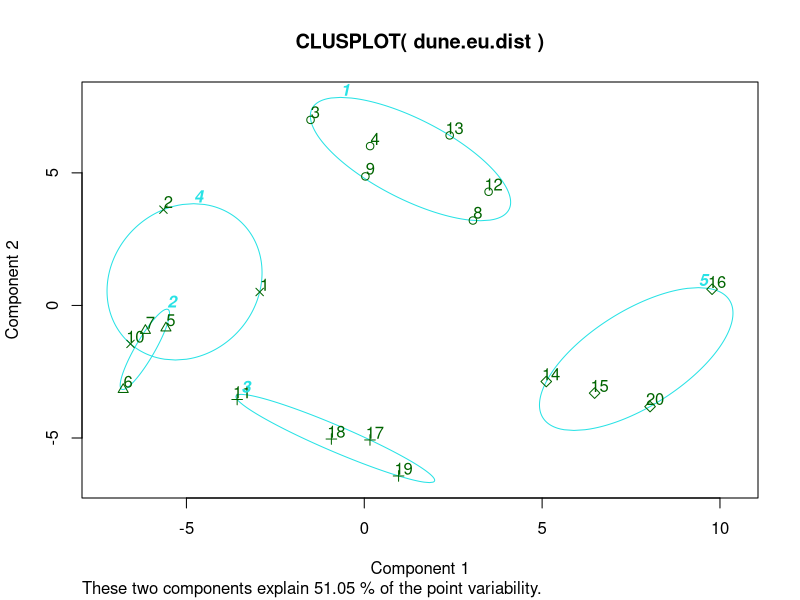
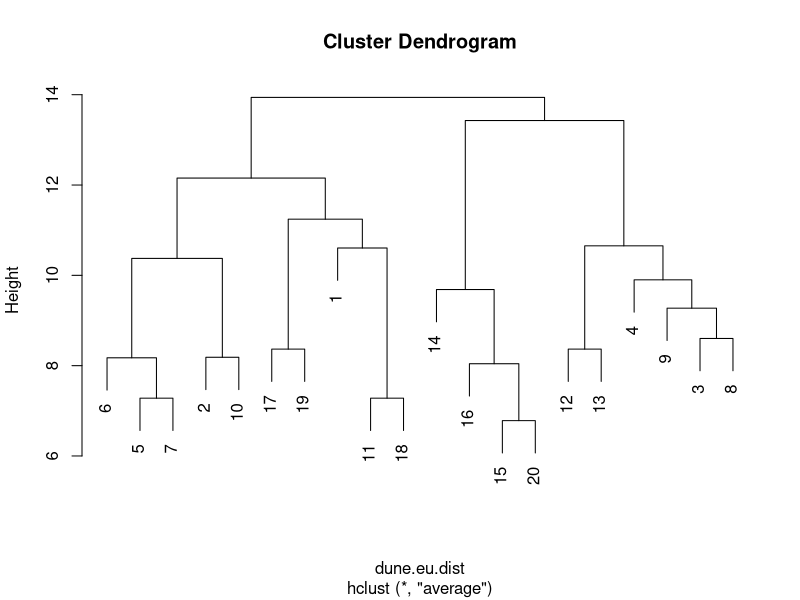
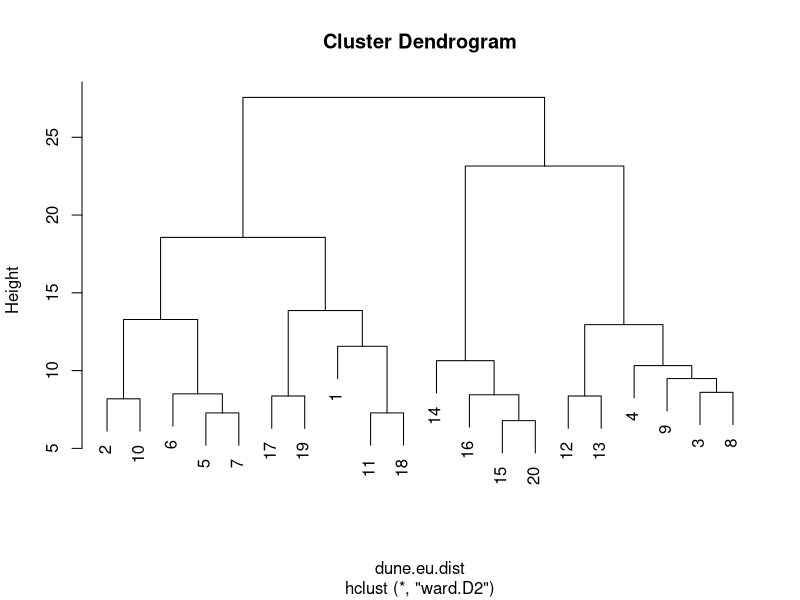
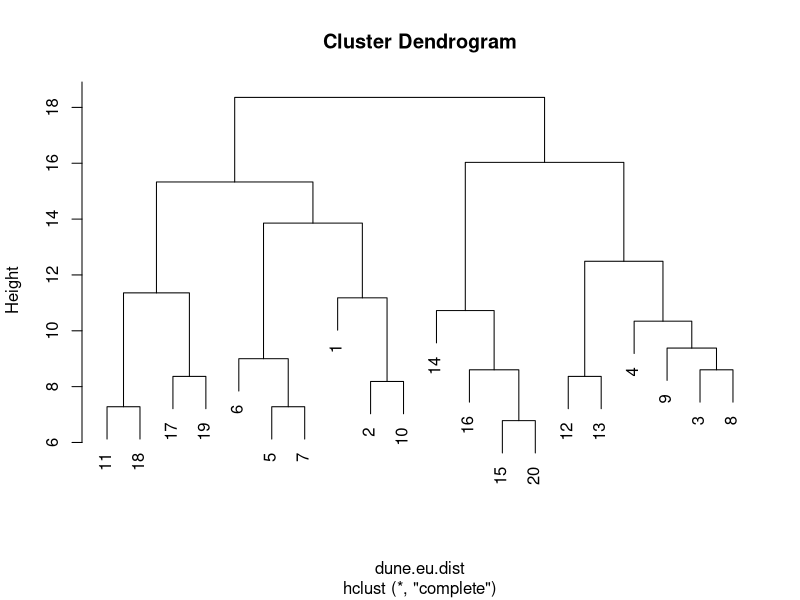
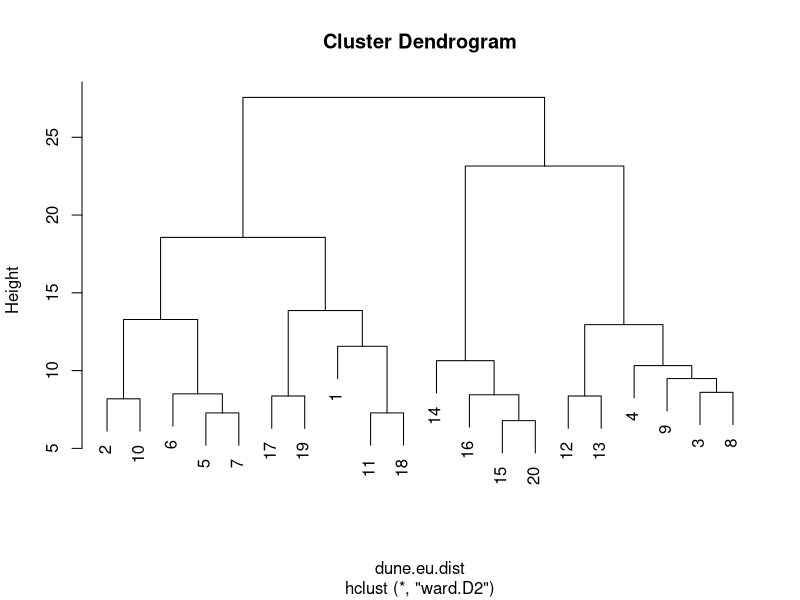
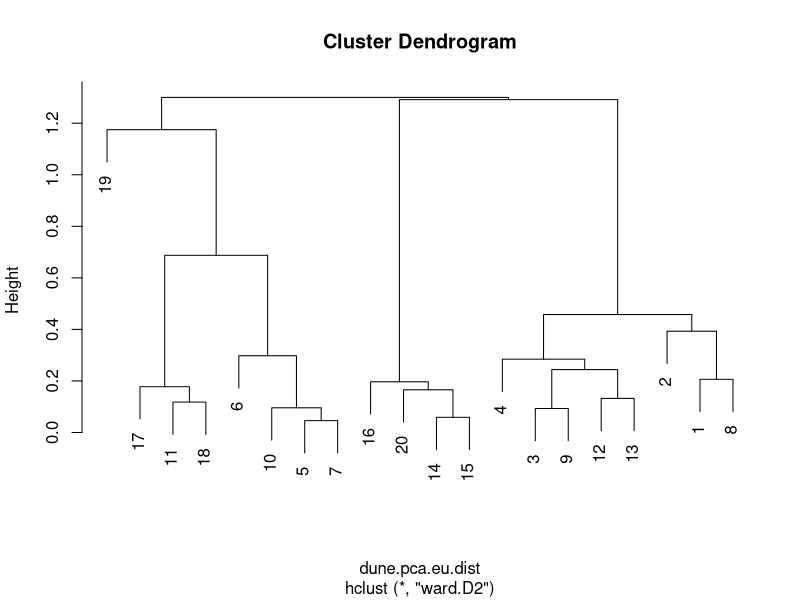

Recreate these plots in R, in order.
## ---- chunk 1
library(vegan)
library(cluster)
data(dune)
?dune


### non hierarchical clustering: kmeans
dune.kc5 <- kmeans(dune,
                   centers = 5) # check reference to choose k (centers)
class(dune.kc5)
dune.kc5$cluster

dune.eu.dist <- dist(dune,
                     method = "euclidean")
clusplot(x=dune.eu.dist,
         diss = TRUE,
         clus = dune.kc5$cluste,
         lines = 0,
         labels = 2)
## ---- chunk 2
dune.eu.dist <- dist(dune,
                     method = "euclidean")
dune.eu.dist.ac <- hclust(dune.eu.dist,
                  method = "average")
dune.eu.dist.wc <- hclust(dune.eu.dist,
                  method = "ward.D2")
dune.eu.dist.cc <- hclust(dune.eu.dist,
                  method = "complete")
## ---- chunk 3
plot(dune.eu.dist.ac)
plot(dune.eu.dist.wc)
plot(dune.eu.dist.cc)
## ---- chunk 4
table(cutree(dune.eu.dist.ac,
             k = 5),
      cutree(dune.eu.dist.wc,
             k = 5),
      cutree(dune.eu.dist.cc,
             k = 5))
## ---- chunk 5
dune.pca <- rda(dune,
                scale = T)
dune.pca.eu.dist <- dist(dune.pca$CA$u[,1:3],
                         method = "euclidean")
dune.pca.eu.dist.wc <- hclust(dune.pca.eu.dist,
                              method = "ward.D2")

plot(dune.eu.dist.wc)
plot(dune.pca.eu.dist.wc)

table(cutree(dune.eu.dist.wc,
             k=5),
      cutree(dune.pca.eu.dist.wc,
             k=5))
